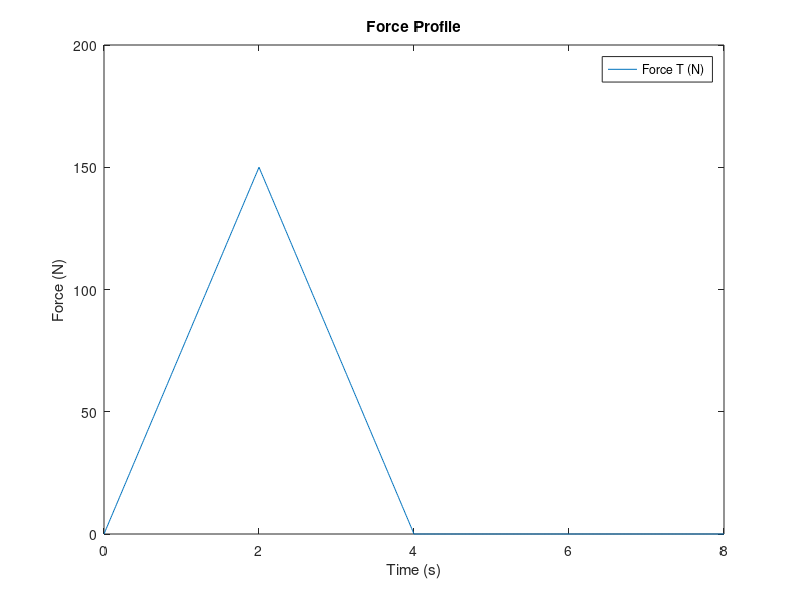
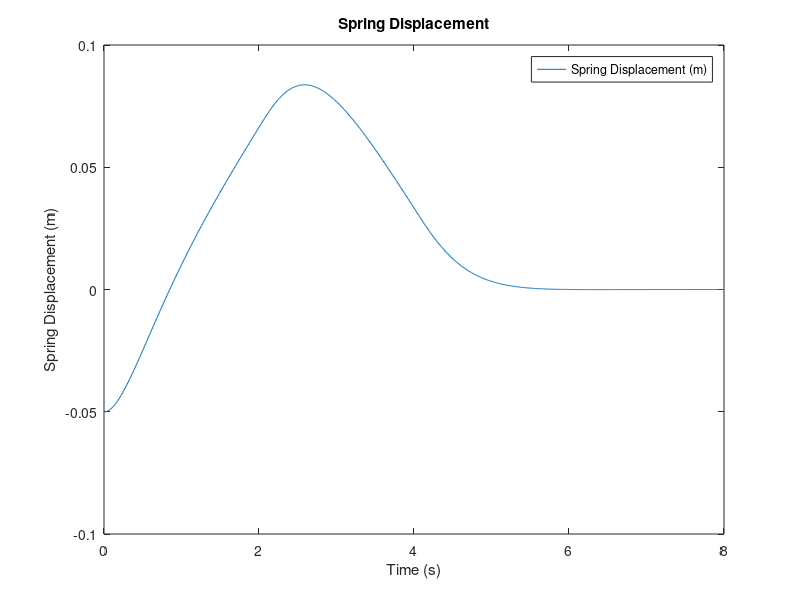
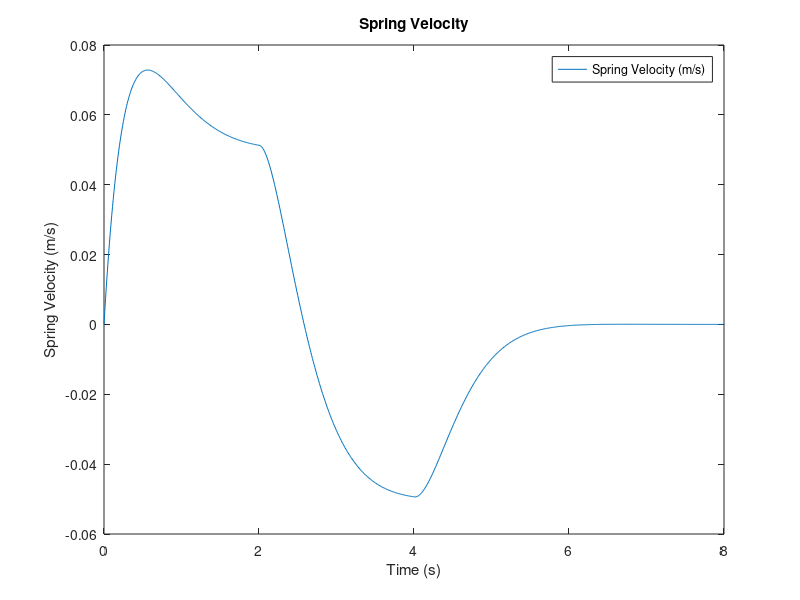
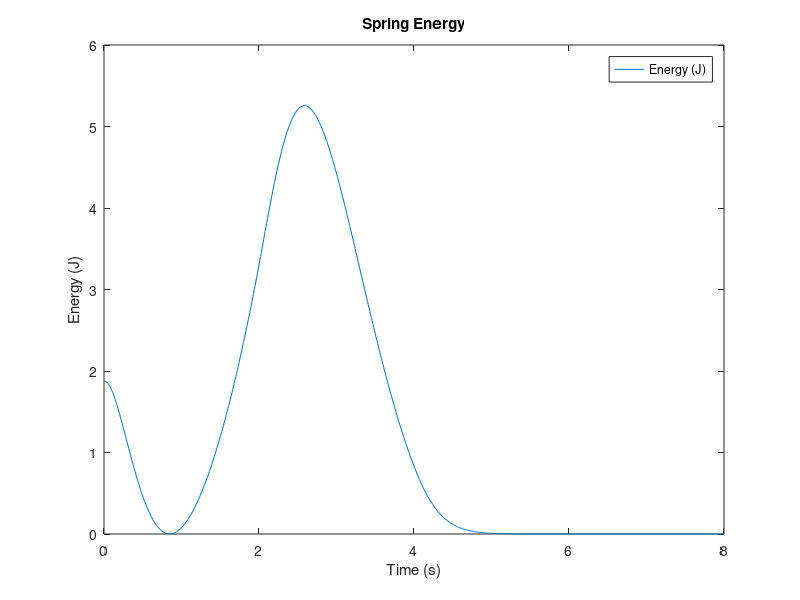

Reproduce these figures in MATLAB, in order.
%%
% Engineering Analysis 3
% Homework 3
% Alexander Ross

%% Questions 3-2, 3-4, and 3-5

% Parameters
k=1500;
b=1000;
m=200;

% Initial Conditions
t(1)=0;
xs(1)=-0.05; 
vm(1)=0; 
dt=0.01; 
f(1)=0; 
e(1)=0.5*k*(xs(1))^2

% Calculations
for i=1:800
   t(i+1)=t(i)+dt;
   if t(i+1)<=2
       f(i+1)=75*t(i+1)
   elseif t(i+1)<=4
       f(i+1)=300-75*t(i+1)
   else
       f(i+1)=0
   end
   am(i)=(f(i)-k*xs(i)-b*vm(i))/m;
   vm(i+1)=vm(i)+am(i)*dt;
   vs(i)=(f(i)-k*xs(i)-m*am(i))/b;
   xs(i+1)=xs(i)+vs(i)*dt;
   ps(i)=k*xs(i)*vs(i);
   pd(i)=b*vs(i)^2;
   e(i+1)=0.5*k*xs(i+1)^2;
end

% Plotting
figure(1)
plot(t,f);
xlabel('Time (s)');
ylabel('Force (N)');
legend('Force T (N)');
title('Force Profile');
%%%
figure(2)
plot(t,xs);
xlabel('Time (s)');
ylabel('Spring Displacement (m)');
legend('Spring Displacement (m)')
title('Spring Displacement');
%%%
figure(3)
plot(t(1:end-1),vs);
xlabel('Time (s)');
ylabel('Spring Velocity (m/s)');
legend('Spring Velocity (m/s)');
title('Spring Velocity');
%%%
figure(4)
plot(t,e);
xlabel('Time (s)');
ylabel('Energy (J)');
legend('Energy (J)');
title('Spring Energy');
%%%
figure(5)
plot(t(1:end-1),ps);
xlabel('Time (s)');
ylabel('Power (W)');
legend('Power (W)');
title('Spring Power');
%%%
figure(6)
plot(t(1:end-1),pd);
xlabel('Time (s)');
ylabel('Power (W)');
legend('Damper Power (W)');
title('Damper Power');